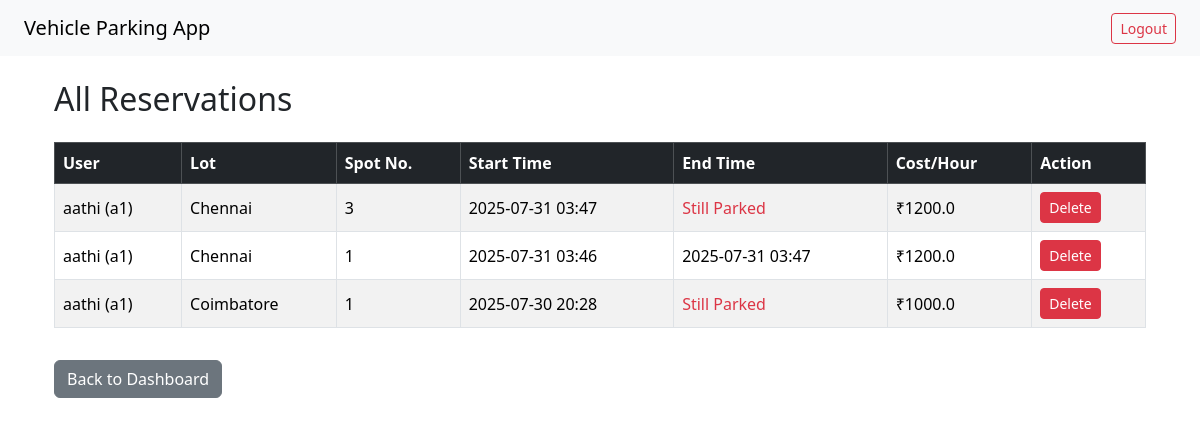
Page /admin/reservations (signed in) on the earlier database version.
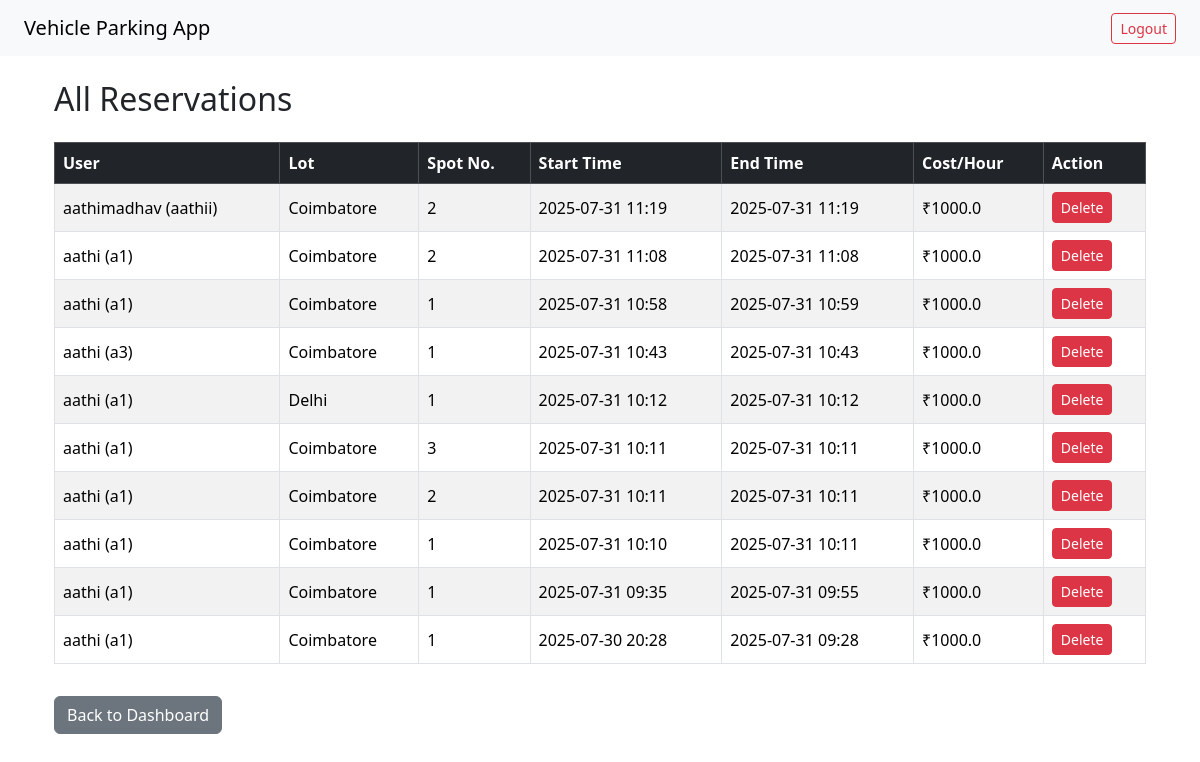
Same page on the later database version.
### app/models.py (models this page shows)
class Reservation(db.Model):
    id = db.Column(db.Integer, primary_key=True)
    spot_id = db.Column(db.Integer, db.ForeignKey('parking_spot.id'), nullable=False)
    user_id = db.Column(db.Integer, db.ForeignKey('user.id'), nullable=False)
    parking_time = db.Column(db.DateTime, default=datetime.utcnow)
    leaving_time = db.Column(db.DateTime, nullable=True)
    cost_per_unit = db.Column(db.Float, nullable=False)

class User(db.Model, UserMixin):
    id = db.Column(db.Integer, primary_key=True)
    username = db.Column(db.String(100), unique=True, nullable=False)
    full_name = db.Column(db.String(100), nullable=False)
    password = db.Column(db.String(100), nullable=False)
    is_admin = db.Column(db.Boolean, default=False)
    reservations = db.relationship('Reservation', backref='user', lazy=True)

class ParkingLot(db.Model):
    id = db.Column(db.Integer, primary_key=True)
    prime_location_name = db.Column(db.String(100), nullable=False)
    price = db.Column(db.Float, nullable=False)
    address = db.Column(db.String(200))
    pin_code = db.Column(db.String(10))
    max_spots = db.Column(db.Integer, nullable=False)
    spots = db.relationship('ParkingSpot', backref='lot', lazy=True)

class ParkingSpot(db.Model):
    id = db.Column(db.Integer, primary_key=True)
    lot_id = db.Column(db.Integer, db.ForeignKey('parking_lot.id'), nullable=False)
    spot_number = db.Column(db.Integer, nullable=False)
    is_available = db.Column(db.Boolean, default=True)
    status = db.Column(db.String(1), default='A')  # A = Available, O = Occupied
    reservation = db.relationship('Reservation', backref='spot', uselist=False)

### app/routes/admin.py (the view)
@admin_bp.route('/reservations')
@login_required
def view_all_reservations():
    if not current_user.is_admin:
        return "Unauthorized", 403
    reservations = Reservation.query.order_by(Reservation.parking_time.desc()).all()
    return render_template('admin/all_reservations.html', reservations=reservations)

### app/__init__.py (called while the page is built)
def create_app():
    app = Flask(__name__)
    app.config['SECRET_KEY'] = 'aathi-vehicle-parking-123'
    app.config['SQLALCHEMY_DATABASE_URI'] = 'sqlite:///app.db'
    app.config['SQLALCHEMY_TRACK_MODIFICATIONS'] = False
    db.init_app(app)
    login_manager.init_app(app)
    @login_manager.user_loader
    def load_user(user_id):
        return User.query.get(int(user_id))
    from app.routes.admin import admin_bp
    from app.routes.user import user_bp
    from app.routes.auth import auth_bp
    from app.errors import register_error_handlers
    app.register_blueprint(admin_bp)
    app.register_blueprint(user_bp)
    app.register_blueprint(auth_bp)
    register_error_handlers(app)
    with app.app_context():
        from app import models
        db.create_all()
    @app.route('/')
    def home():
        return redirect(url_for('auth.login'))
    return app

### app/templates/admin/all_reservations.html
{% extends 'base.html' %}
{% block content %}
  <div class="container mt-4">
    <h2 class="mb-4">All Reservations</h2>
    {% if reservations %}
      <div class="table-responsive">
        <table class="table table-striped table-bordered align-middle">
          <thead class="table-dark">
            <tr>
              <th>User</th>
              <th>Lot</th>
              <th>Spot No.</th>
              <th>Start Time</th>
              <th>End Time</th>
              <th>Cost/Hour</th>
              <th>Action</th>
            </tr>
          </thead>
          <tbody>
            {% for r in reservations %}
              <tr>
                <td>{{ r.user.full_name }} ({{ r.user.username }})</td>
                <td>{{ r.spot.lot.prime_location_name }}</td>
                <td>{{ r.spot.spot_number }}</td>
                <td>{{ r.parking_time.strftime('%Y-%m-%d %H:%M') }}</td>
                <td>
                  {% if r.leaving_time %}
                    {{ r.leaving_time.strftime('%Y-%m-%d %H:%M') }}
                  {% else %}
                    <span class="text-danger">Still Parked</span>
                  {% endif %}
                </td>
                <td>₹{{ r.cost_per_unit }}</td>
                <td>
                  <form action="{{ url_for('admin.delete_reservation', reservation_id=r.id) }}" method="POST" style="display:inline;" onsubmit="return confirm('Are you sure you want to delete this reservation?');">
                    <button type="submit" class="btn btn-danger btn-sm">Delete</button>
                  </form>
                </td>
              </tr>
            {% endfor %}
          </tbody>
        </table>
      </div>
    {% else %}
      <div class="alert alert-info">No reservations found.</div>
    {% endif %}
    <a href="{{ url_for('admin.dashboard') }}" class="btn btn-secondary mt-3">Back to Dashboard</a>
  </div>
{% endblock %}

Differences in the rows shown:
removed Reservation: user.full_name "aathi", user.username "a1", spot.lot.prime_location_name "Chennai", spot.spot_number "3", parking_time "2025-07-31 03:47", shows "Still Parked", cost_per_unit "1200.0"
removed Reservation: user.full_name "aathi", user.username "a1", spot.lot.prime_location_name "Chennai", spot.spot_number "1", parking_time "2025-07-31 03:46", leaving_time "2025-07-31 03:47", cost_per_unit "1200.0"
added Reservation: user.full_name "aathimadhav", user.username "aathii", spot.lot.prime_location_name "Coimbatore", spot.spot_number "2", parking_time "2025-07-31 11:19", leaving_time "2025-07-31 11:19", cost_per_unit "1000.0"
added Reservation: user.full_name "aathi", user.username "a1", spot.lot.prime_location_name "Coimbatore", spot.spot_number "2", parking_time "2025-07-31 11:08", leaving_time "2025-07-31 11:08", cost_per_unit "1000.0"
added Reservation: user.full_name "aathi", user.username "a1", spot.lot.prime_location_name "Coimbatore", spot.spot_number "1", parking_time "2025-07-31 10:58", leaving_time "2025-07-31 10:59", cost_per_unit "1000.0"
added Reservation: user.full_name "aathi", user.username "a3", spot.lot.prime_location_name "Coimbatore", spot.spot_number "1", parking_time "2025-07-31 10:43", leaving_time "2025-07-31 10:43", cost_per_unit "1000.0"
added Reservation: user.full_name "aathi", user.username "a1", spot.lot.prime_location_name "Delhi", spot.spot_number "1", parking_time "2025-07-31 10:12", leaving_time "2025-07-31 10:12", cost_per_unit "1000.0"
added Reservation: user.full_name "aathi", user.username "a1", spot.lot.prime_location_name "Coimbatore", spot.spot_number "3", parking_time "2025-07-31 10:11", leaving_time "2025-07-31 10:11", cost_per_unit "1000.0"
added Reservation: user.full_name "aathi", user.username "a1", spot.lot.prime_location_name "Coimbatore", spot.spot_number "2", parking_time "2025-07-31 10:11", leaving_time "2025-07-31 10:11", cost_per_unit "1000.0"
added Reservation: user.full_name "aathi", user.username "a1", spot.lot.prime_location_name "Coimbatore", spot.spot_number "1", parking_time "2025-07-31 10:10", leaving_time "2025-07-31 10:11", cost_per_unit "1000.0"
added Reservation: user.full_name "aathi", user.username "a1", spot.lot.prime_location_name "Coimbatore", spot.spot_number "1", parking_time "2025-07-31 09:35", leaving_time "2025-07-31 09:55", cost_per_unit "1000.0"
changed Reservation (number 10 of 10 on the later page): leaving_time (not shown) → "2025-07-31 09:28"; no longer shows "Still Parked"
